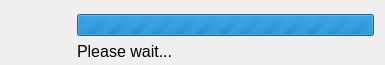
<?xml version="1.0" encoding="UTF-8"?>
<ui version="4.0">
 <class>progress_window_module</class>
 <widget class="QDialog" name="progress_window_module">
  <property name="windowModality">
   <enum>Qt::ApplicationModal</enum>
  </property>
  <property name="geometry">
   <rect>
    <x>0</x>
    <y>0</y>
    <width>385</width>
    <height>65</height>
   </rect>
  </property>
  <property name="minimumSize">
   <size>
    <width>385</width>
    <height>65</height>
   </size>
  </property>
  <property name="maximumSize">
   <size>
    <width>385</width>
    <height>65</height>
   </size>
  </property>
  <property name="windowTitle">
   <string>- Progress Window</string>
  </property>
  <layout class="QVBoxLayout" name="verticalLayout_2">
   <property name="topMargin">
    <number>4</number>
   </property>
   <property name="bottomMargin">
    <number>4</number>
   </property>
   <item>
    <layout class="QHBoxLayout" name="horizontalLayout">
     <item>
      <widget class="QLabel" name="label_icon">
       <property name="minimumSize">
        <size>
         <width>60</width>
         <height>50</height>
        </size>
       </property>
       <property name="maximumSize">
        <size>
         <width>60</width>
         <height>50</height>
        </size>
       </property>
       <property name="text">
        <string/>
       </property>
      </widget>
     </item>
     <item>
      <layout class="QVBoxLayout" name="verticalLayout">
       <property name="topMargin">
        <number>10</number>
       </property>
       <item>
        <widget class="QProgressBar" name="progressBar">
         <property name="maximum">
          <number>0</number>
         </property>
         <property name="value">
          <number>-1</number>
         </property>
        </widget>
       </item>
       <item>
        <widget class="QLabel" name="label">
         <property name="font">
          <font>
           <pointsize>12</pointsize>
          </font>
         </property>
         <property name="text">
          <string>Please wait...</string>
         </property>
        </widget>
       </item>
      </layout>
     </item>
    </layout>
   </item>
  </layout>
 </widget>
 <resources/>
 <connections/>
</ui>
